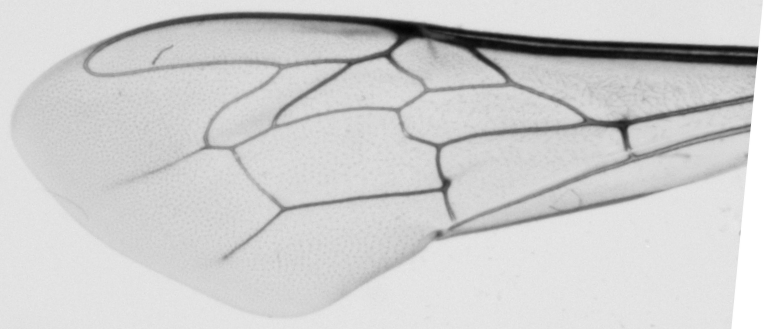
#> input picture filter 1.2/4.png, 768 x 329 px
$ python filter.py
#> lines starting #> are read from the running program, lines starting #| are printed output that depends on the picture; after the words box and inside, x2 and y2 are one past the last pixel; in counts of white or black regions, pixels touching at a corner belong together
#> in extract_skeleton, img_gray is the input picture: shape (329, 768); min 3, max 255, mean 206.6
import cv2
from PIL import Image
import numpy as np
import time

def preprocess_image(img_gray):
    blurred = cv2.GaussianBlur(img_gray, (5, 5), 0)

    clahe = cv2.createCLAHE(clipLimit=2.0, tileGridSize=(5, 5))
    contrast_enhanced = clahe.apply(img_gray)

    nlm_denoised = cv2.fastNlMeansDenoising(contrast_enhanced, None, 30, 7, 21)

    binary = cv2.adaptiveThreshold(nlm_denoised, 255, cv2.ADAPTIVE_THRESH_MEAN_C,
                                   cv2.THRESH_BINARY_INV, 15, 9)
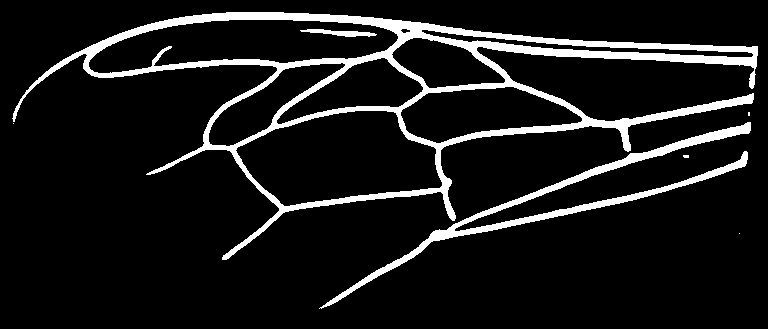
#> binary: shape (329, 768); 9.7% white; 7 white regions (4 under 20 px), largest, box (x1, y1, x2, y2) and area: (12, 12, 758, 260) 19164, (319, 122, 751, 309) 5081, (300, 29, 377, 37) 314

    kernel = np.ones((3, 3), np.uint8)
    dilated = cv2.dilate(binary, kernel, iterations=1)
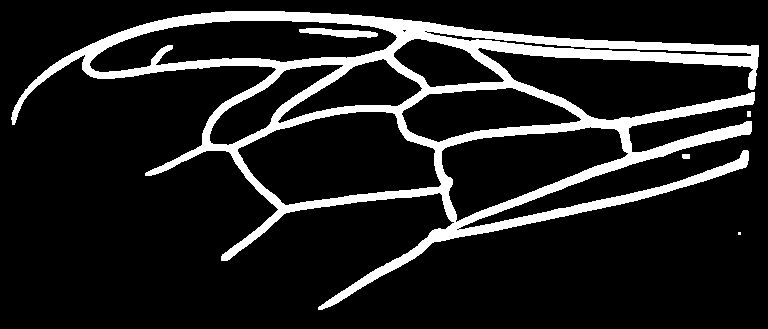
#> dilated: shape (329, 768); 13.5% white; 5 white regions (1 under 20 px), largest, box (x1, y1, x2, y2) and area: (11, 11, 759, 310) 33491, (299, 28, 378, 38) 490, (682, 154, 690, 159) 39, (747, 111, 751, 117) 24

    cv2.imwrite("out1.jpg", binary)

    return dilated

def skeletonize(img_bin):
    size = np.size(img_bin)
#> size = 252672
    skel = np.zeros(img_bin.shape, np.uint8)

    element = cv2.getStructuringElement(cv2.MORPH_CROSS, (3, 3))
    done = False

    while not done:
        eroded = cv2.erode(img_bin, element)
        temp = cv2.dilate(eroded, element)
        temp = cv2.subtract(img_bin, temp)
        skel = cv2.bitwise_or(skel, temp)
        img_bin = eroded.copy()

        zeros = size - cv2.countNonZero(img_bin)
        if zeros == size:
            done = True
#> this loop made 9 passes
#> zeros on passes 1 to 8: 226010, 233392, 240726, 247662, 251501, 252394, 252586, 252651
#> pass 1, in skeletonize, `temp = cv2.subtract(img_bin, temp)`:
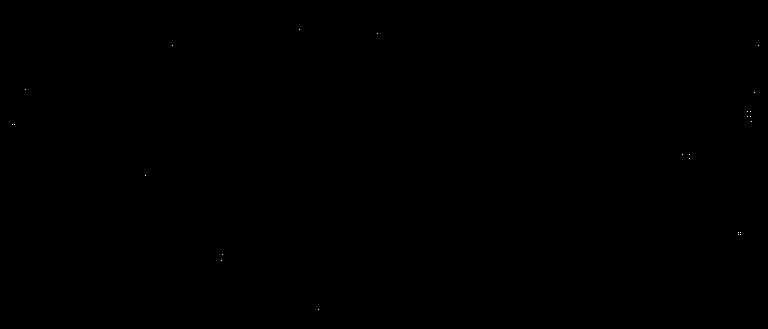
#> temp: shape (329, 768); 0.01% white in thin lines or dots, all inside (x1, y1, x2, y2) = (12, 29, 759, 310)

    return skel

def postprocess_skeleton(skeleton):
    # num_labels, labels, stats, _ = cv2.connectedComponentsWithStats(skeleton, connectivity=8)

    # for i in range(1, num_labels):
    #     if stats[i, cv2.CC_STAT_AREA] < 1000:
    #         skeleton[labels == 1] = 0

    kernel = np.ones((3, 3), np.uint8)
    skeleton = cv2.dilate(skeleton, kernel, iterations=1)
#> skeleton: shape (329, 768); 6.2% white; 6 white regions, box (x1, y1, x2, y2) and area: (11, 14, 760, 311) 15156, (298, 28, 379, 37) 312, (152, 44, 174, 65) 111, (681, 153, 691, 160) 51, (746, 110, 752, 118) 44, (737, 231, 742, 236) 25

    cv2.imwrite('out3.jpg', skeleton)

    labelnum, labelimg, contours, GoCs = cv2.connectedComponentsWithStats(skeleton)
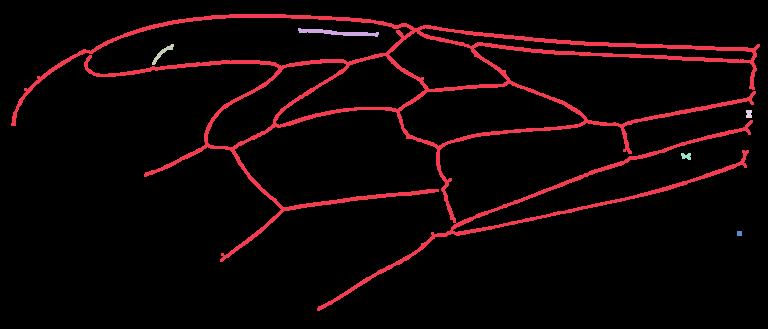
#> labelimg: shape (329, 768) int32; 7 distinct labels, from 0 to 6; one colour per label, 0 black
#> labelnum = 7; contours = [[0, 0, 768, 329, 236973], [11, 14, 749, 297, 15156], [298, 28, 81, 9, 312], [152, 44, 22, 21, 111], [746, 110, 6, 8, 44], [681, 153, 10, 7, 51], [737, 231, 5, 5, 25]]; GoCs = [[380.4, 167.4], [432.5, 114], [337.4, 32.24], [162, 52.92], [748.5, 113.5], [685.9, 155.8], [739, 233]]
    for label in range(1, labelnum):
        x,y,w,h,size = contours[label]
        if size <= 100:
            skeleton[y:y+h, x:x+w] = 0
#> this loop made 6 passes
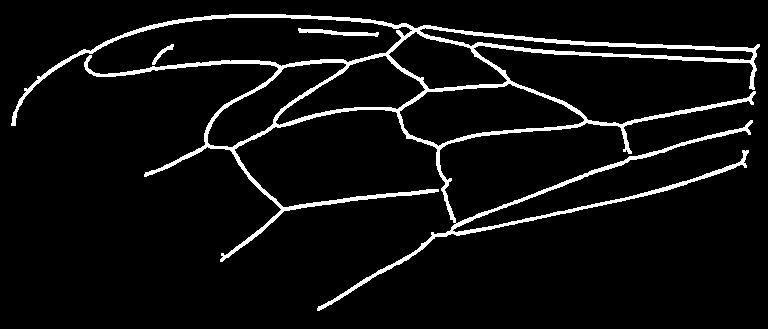
#> skeleton: shape (329, 768); 6.2% white; 3 white regions, box (x1, y1, x2, y2) and area: (11, 14, 760, 311) 15156, (298, 28, 379, 37) 312, (152, 44, 174, 65) 111

    return skeleton

def extract_skeleton(inp, out):
    img_gray = cv2.imread(inp, cv2.IMREAD_GRAYSCALE)

    img_bin = preprocess_image(img_gray)

    skeleton = skeletonize(img_bin)

    #skeleton = cv2.fastNlMeansDenoising(skeleton, None, 30, 7, 21)

    skeleton = postprocess_skeleton(skeleton)

    skeleton = skeletonize(skeleton)
#> the loop in skeletonize (call 2), `while not done:` made 3 passes
#> zeros on passes 1 to 3: 244719, 251758, 252672
#> pass 1, in skeletonize (call 2), `eroded = cv2.erode(img_bin, element)`:
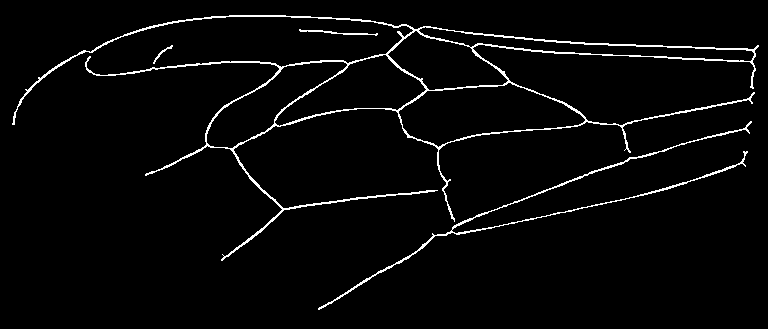
#> eroded: shape (329, 768); 3.1% white in thin lines or dots, all inside (x1, y1, x2, y2) = (12, 15, 759, 310)
#> after the loop in skeletonize (call 2), `while not done:`:
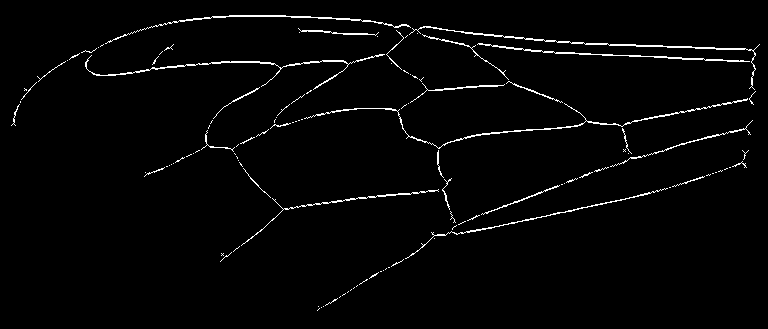
#> skel: shape (329, 768); 2.3% white in thin lines or dots, all inside (x1, y1, x2, y2) = (11, 15, 760, 311)

    cv2.imwrite(out, skeleton)

start = time.time()
extract_skeleton('4.png', 'out.jpg')
end = time.time()

print(end - start)

$ run again, with filter 1.2/1.jpg saved as filter 1.2/4.png
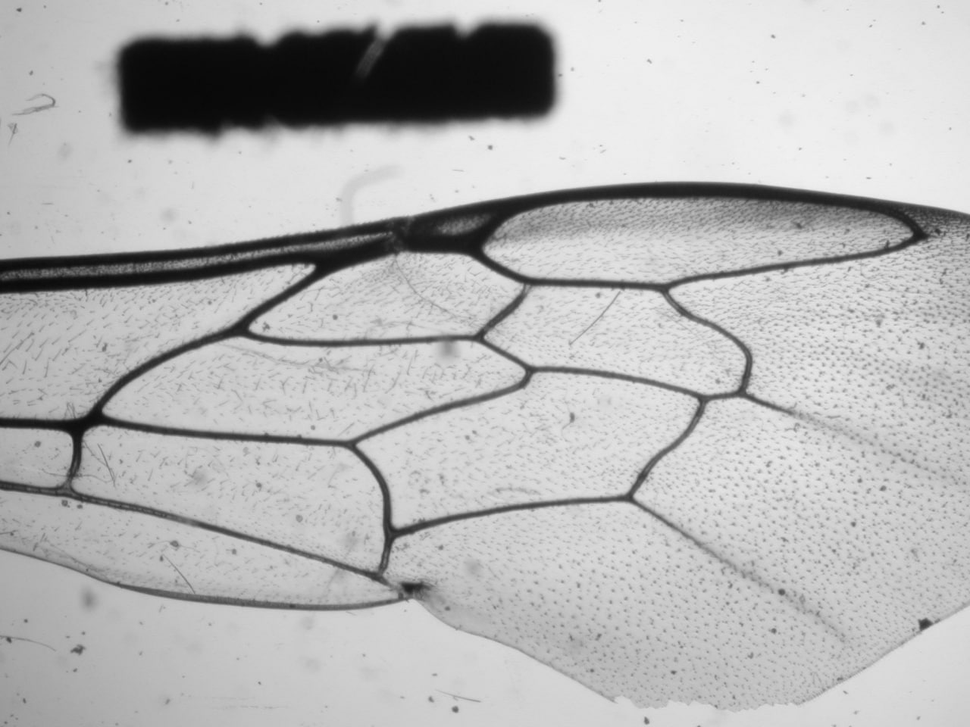
#> input picture filter 1.2/1.jpg, 970 x 727 px, shrunk from 1280 x 960 before the run
#> in extract_skeleton, img_gray is the input picture: shape (727, 970); min 8, max 242, mean 181.5
#> binary: shape (727, 970); 10% white; 915 white regions (709 under 20 px), largest, box (x1, y1, x2, y2) and area: (0, 182, 970, 593) 43224, (0, 546, 619, 703) 4346, (278, 25, 554, 127) 2645
#> dilated: shape (727, 970); 15.4% white; 795 white regions (193 under 20 px), largest, box (x1, y1, x2, y2) and area: (0, 181, 970, 644) 56470, (0, 545, 970, 711) 9021, (277, 24, 555, 128) 3646
#> in skeletonize, `size = np.size(img_bin)`: size = 705190
#> the loop in skeletonize, `while not done:` made 10 passes
#> zeros on passes 1 to 8: 627283, 652152, 670905, 685241, 695721, 701328, 703981, 704943
#> labelimg: shape (727, 970) int32; 687 distinct labels, from 0 to 686
#> labelnum = 687; contours = 687 rows, first 6: [0, 0, 970, 727, 636149], [364, 23, 13, 20, 85], [377, 25, 78, 40, 415], [277, 27, 275, 98, 1607], [539, 26, 3, 3, 9], [120, 33, 243, 102, 1639]; GoCs = 687 pairs, first value 3.61 to 968, second value 27 to 725
#> the loop in postprocess_skeleton, `for label in range(1, labelnum):` made 686 passes
#> after the loop in postprocess_skeleton, `for label in range(1, labelnum):`:
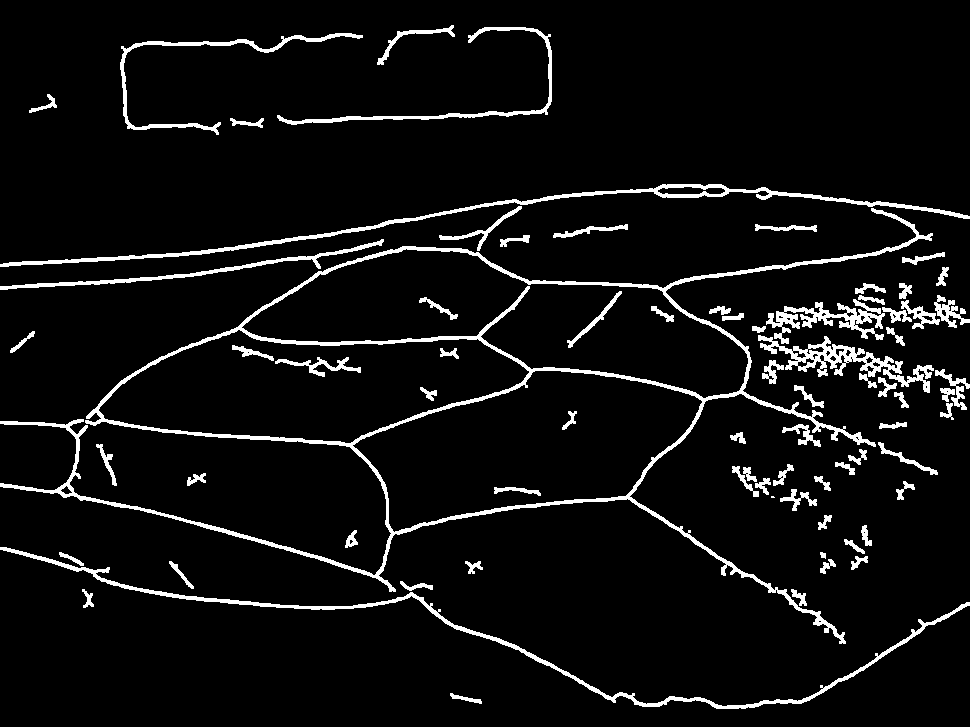
#> skeleton: shape (727, 970); 6.1% white; 75 white regions (1 under 20 px), largest, box (x1, y1, x2, y2) and area: (0, 208, 933, 644) 14414, (0, 547, 970, 709) 4153, (0, 184, 970, 267) 4030
#> the loop in skeletonize (call 2), `while not done:` made 4 passes
#> zeros on passes 1 to 4: 683888, 702324, 705175, 705190
#> after the loop in skeletonize (call 2), `while not done:`:
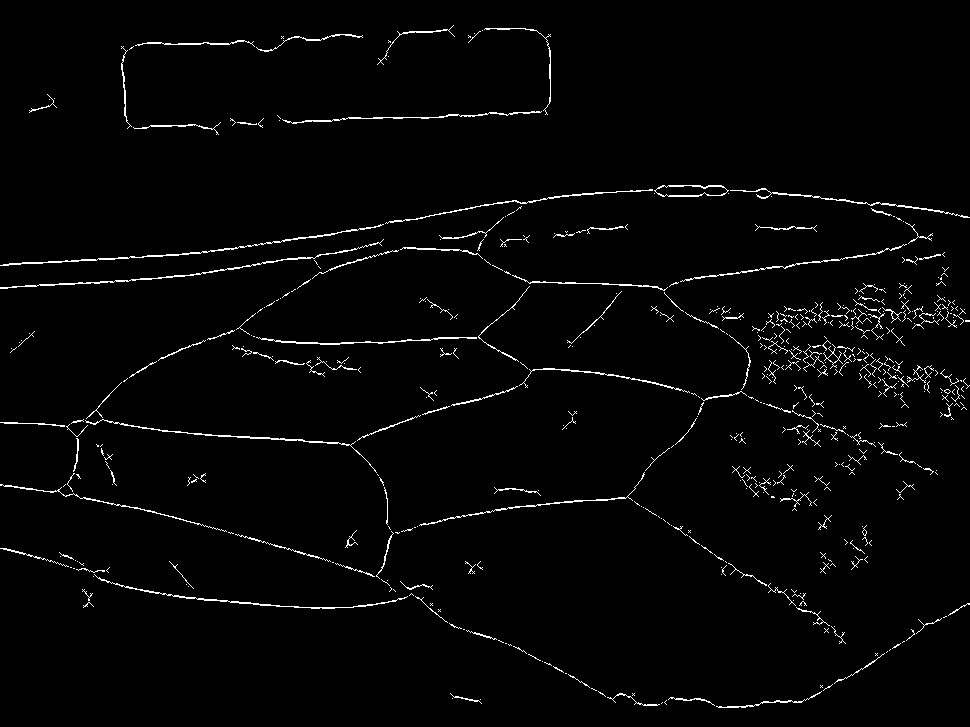
#> skel: shape (727, 970); 2.1% white in thin lines or dots

$ run again, with filter 1.2/2.jpg saved as filter 1.2/4.png
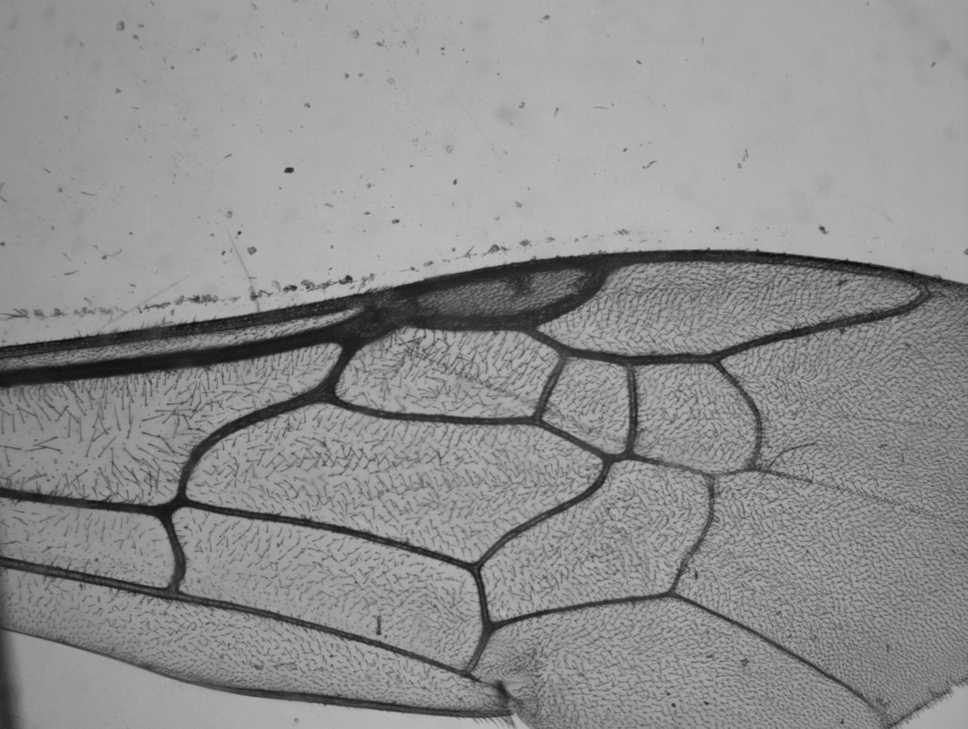
#> input picture filter 1.2/2.jpg, 968 x 729 px, shrunk from 1280 x 964 before the run
#> in extract_skeleton, img_gray is the input picture: shape (729, 968); min 10, max 188, mean 142.8
#> binary: shape (729, 968); 14.9% white; 3152 white regions (2428 under 20 px), largest, box (x1, y1, x2, y2) and area: (0, 249, 968, 729) 45983, (6, 627, 536, 729) 4630, (0, 314, 362, 376) 2199
#> dilated: shape (729, 968); 29% white; 1215 white regions (439 under 20 px), largest, box (x1, y1, x2, y2) and area: (0, 248, 968, 729) 98247, (5, 626, 537, 729) 6025, (575, 465, 702, 588) 4841
#> in skeletonize, `size = np.size(img_bin)`: size = 705672
#> the loop in skeletonize, `while not done:` made 11 passes
#> zeros on passes 1 to 8: 575649, 634710, 667576, 683609, 693945, 700282, 703822, 705278
#> labelimg: shape (729, 968) int32; 465 distinct labels, from 0 to 464
#> labelnum = 465; contours = 465 rows, first 6: [0, 0, 968, 729, 525713], [543, 14, 7, 7, 40], [118, 21, 8, 10, 60], [353, 31, 7, 7, 35], [377, 41, 6, 6, 36], [231, 55, 6, 6, 31]; GoCs = 465 pairs, first value 2.04 to 966, second value 17.3 to 727
#> the loop in postprocess_skeleton, `for label in range(1, labelnum):` made 464 passes
#> after the loop in postprocess_skeleton, `for label in range(1, labelnum):`:
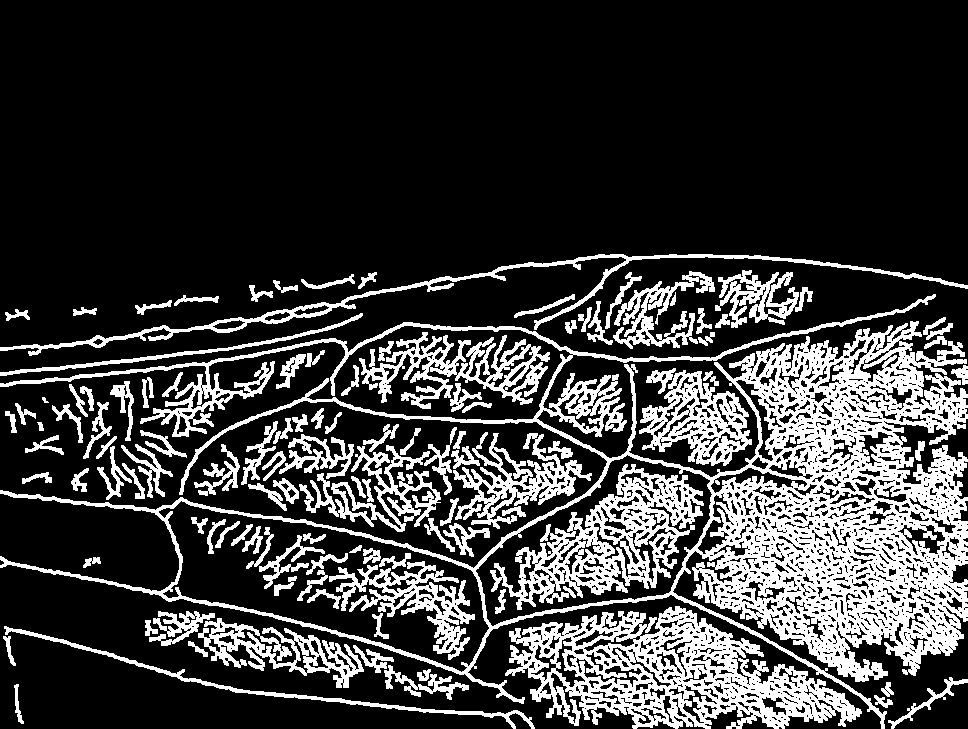
#> skeleton: shape (729, 968); 23.3% white; 113 white regions, largest, box (x1, y1, x2, y2) and area: (0, 294, 968, 729) 71527, (505, 606, 862, 729) 19347, (490, 464, 704, 610) 10553
#> the loop in skeletonize (call 2), `while not done:` made 7 passes
#> zeros on passes 1 to 7: 614092, 681006, 702948, 705138, 705589, 705669, 705672
#> after the loop in skeletonize (call 2), `while not done:`:
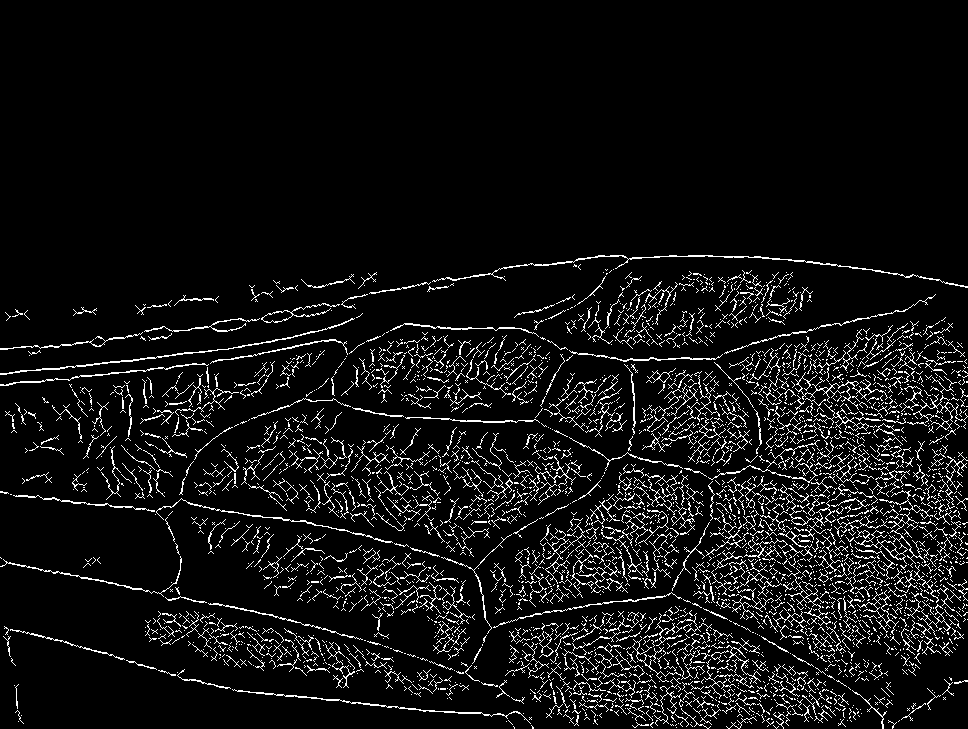
#> skel: shape (729, 968); 6.9% white in thin lines or dots, all inside (x1, y1, x2, y2) = (0, 255, 968, 729)
